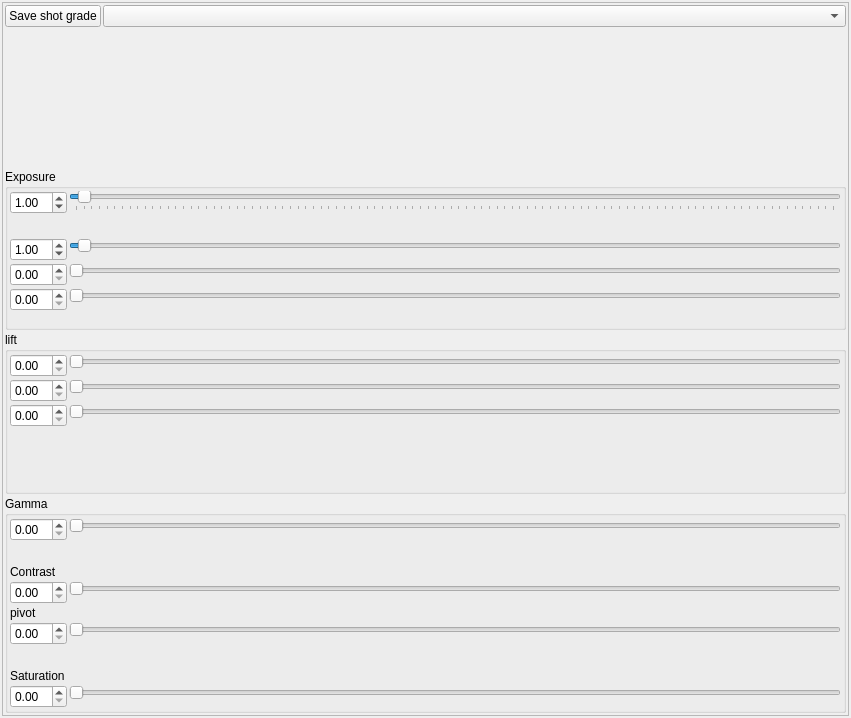
<?xml version="1.0" encoding="UTF-8"?>
<ui version="4.0">
 <class>Form</class>
 <widget class="QWidget" name="Form">
  <property name="geometry">
   <rect>
    <x>0</x>
    <y>0</y>
    <width>851</width>
    <height>718</height>
   </rect>
  </property>
  <property name="windowTitle">
   <string>Form</string>
  </property>
  <layout class="QVBoxLayout" name="verticalLayout">
   <property name="spacing">
    <number>2</number>
   </property>
   <property name="margin">
    <number>2</number>
   </property>
   <item>
    <widget class="QScrollArea" name="scrollArea">
     <property name="widgetResizable">
      <bool>true</bool>
     </property>
     <widget class="QWidget" name="scrollAreaWidgetContents">
      <property name="geometry">
       <rect>
        <x>0</x>
        <y>0</y>
        <width>845</width>
        <height>712</height>
       </rect>
      </property>
      <layout class="QVBoxLayout" name="verticalLayout_3">
       <property name="spacing">
        <number>2</number>
       </property>
       <property name="margin">
        <number>2</number>
       </property>
       <item>
        <layout class="QFormLayout" name="formLayout_7">
         <item row="0" column="0">
          <widget class="QPushButton" name="pushButton">
           <property name="text">
            <string>Save shot grade</string>
           </property>
          </widget>
         </item>
         <item row="0" column="1">
          <widget class="QComboBox" name="comboBox"/>
         </item>
        </layout>
       </item>
       <item>
        <widget class="QGroupBox" name="groupBox">
         <property name="maximumSize">
          <size>
           <width>16777215</width>
           <height>300</height>
          </size>
         </property>
         <property name="title">
          <string>Exposure</string>
         </property>
         <layout class="QFormLayout" name="formLayout">
          <property name="fieldGrowthPolicy">
           <enum>QFormLayout::AllNonFixedFieldsGrow</enum>
          </property>
          <property name="horizontalSpacing">
           <number>2</number>
          </property>
          <property name="verticalSpacing">
           <number>2</number>
          </property>
          <property name="margin">
           <number>2</number>
          </property>
          <item row="0" column="0">
           <widget class="QDoubleSpinBox" name="ExpSB">
            <property name="value">
             <double>1.000000000000000</double>
            </property>
           </widget>
          </item>
          <item row="0" column="1">
           <widget class="QSlider" name="ExpSL">
            <property name="value">
             <number>1</number>
            </property>
            <property name="orientation">
             <enum>Qt::Horizontal</enum>
            </property>
            <property name="tickPosition">
             <enum>QSlider::TicksBelow</enum>
            </property>
           </widget>
          </item>
          <item row="1" column="0">
           <spacer name="horizontalSpacer">
            <property name="orientation">
             <enum>Qt::Horizontal</enum>
            </property>
            <property name="sizeHint" stdset="0">
             <size>
              <width>40</width>
              <height>20</height>
             </size>
            </property>
           </spacer>
          </item>
          <item row="2" column="0">
           <widget class="QDoubleSpinBox" name="rExpSB">
            <property name="value">
             <double>1.000000000000000</double>
            </property>
           </widget>
          </item>
          <item row="2" column="1">
           <widget class="QSlider" name="rExpSL">
            <property name="value">
             <number>1</number>
            </property>
            <property name="orientation">
             <enum>Qt::Horizontal</enum>
            </property>
           </widget>
          </item>
          <item row="3" column="0">
           <widget class="QDoubleSpinBox" name="gExpSB"/>
          </item>
          <item row="3" column="1">
           <widget class="QSlider" name="gExpSL">
            <property name="orientation">
             <enum>Qt::Horizontal</enum>
            </property>
           </widget>
          </item>
          <item row="4" column="0">
           <widget class="QDoubleSpinBox" name="bExpSB"/>
          </item>
          <item row="4" column="1">
           <widget class="QSlider" name="bExpSL">
            <property name="orientation">
             <enum>Qt::Horizontal</enum>
            </property>
           </widget>
          </item>
         </layout>
        </widget>
       </item>
       <item>
        <widget class="QGroupBox" name="groupBox_3">
         <property name="title">
          <string>lift</string>
         </property>
         <layout class="QFormLayout" name="formLayout_2">
          <property name="horizontalSpacing">
           <number>2</number>
          </property>
          <property name="verticalSpacing">
           <number>2</number>
          </property>
          <property name="margin">
           <number>2</number>
          </property>
          <item row="0" column="0">
           <widget class="QDoubleSpinBox" name="doubleSpinBox_8"/>
          </item>
          <item row="2" column="0">
           <widget class="QDoubleSpinBox" name="doubleSpinBox_7"/>
          </item>
          <item row="4" column="0">
           <widget class="QDoubleSpinBox" name="doubleSpinBox_6"/>
          </item>
          <item row="0" column="1">
           <widget class="QSlider" name="rLvlBSL">
            <property name="orientation">
             <enum>Qt::Horizontal</enum>
            </property>
           </widget>
          </item>
          <item row="2" column="1">
           <widget class="QSlider" name="gLvlBSL">
            <property name="orientation">
             <enum>Qt::Horizontal</enum>
            </property>
           </widget>
          </item>
          <item row="4" column="1">
           <widget class="QSlider" name="bLvlBSL">
            <property name="orientation">
             <enum>Qt::Horizontal</enum>
            </property>
           </widget>
          </item>
         </layout>
        </widget>
       </item>
       <item>
        <widget class="QGroupBox" name="groupBox_2">
         <property name="title">
          <string>Gamma</string>
         </property>
         <layout class="QFormLayout" name="formLayout_5">
          <property name="fieldGrowthPolicy">
           <enum>QFormLayout::AllNonFixedFieldsGrow</enum>
          </property>
          <property name="horizontalSpacing">
           <number>2</number>
          </property>
          <property name="verticalSpacing">
           <number>2</number>
          </property>
          <property name="margin">
           <number>2</number>
          </property>
          <item row="1" column="0">
           <widget class="QDoubleSpinBox" name="doubleSpinBox_3"/>
          </item>
          <item row="1" column="1">
           <widget class="QSlider" name="gammaSL">
            <property name="orientation">
             <enum>Qt::Horizontal</enum>
            </property>
           </widget>
          </item>
          <item row="2" column="1">
           <spacer name="horizontalSpacer_2">
            <property name="orientation">
             <enum>Qt::Horizontal</enum>
            </property>
            <property name="sizeHint" stdset="0">
             <size>
              <width>40</width>
              <height>20</height>
             </size>
            </property>
           </spacer>
          </item>
          <item row="3" column="0">
           <widget class="QLabel" name="label_14">
            <property name="text">
             <string>Contrast</string>
            </property>
           </widget>
          </item>
          <item row="4" column="0">
           <widget class="QDoubleSpinBox" name="doubleSpinBox_4"/>
          </item>
          <item row="4" column="1">
           <widget class="QSlider" name="horizontalSlider_15">
            <property name="orientation">
             <enum>Qt::Horizontal</enum>
            </property>
           </widget>
          </item>
          <item row="5" column="0">
           <widget class="QLabel" name="label_17">
            <property name="text">
             <string>pivot</string>
            </property>
           </widget>
          </item>
          <item row="6" column="0">
           <widget class="QDoubleSpinBox" name="doubleSpinBox_2"/>
          </item>
          <item row="6" column="1">
           <widget class="QSlider" name="pivotSL">
            <property name="orientation">
             <enum>Qt::Horizontal</enum>
            </property>
           </widget>
          </item>
          <item row="8" column="1">
           <spacer name="horizontalSpacer_3">
            <property name="orientation">
             <enum>Qt::Horizontal</enum>
            </property>
            <property name="sizeHint" stdset="0">
             <size>
              <width>40</width>
              <height>20</height>
             </size>
            </property>
           </spacer>
          </item>
          <item row="9" column="0">
           <widget class="QLabel" name="label_16">
            <property name="text">
             <string>Saturation</string>
            </property>
           </widget>
          </item>
          <item row="10" column="0">
           <widget class="QDoubleSpinBox" name="doubleSpinBox"/>
          </item>
          <item row="10" column="1">
           <widget class="QSlider" name="satSL">
            <property name="orientation">
             <enum>Qt::Horizontal</enum>
            </property>
           </widget>
          </item>
         </layout>
        </widget>
       </item>
      </layout>
     </widget>
    </widget>
   </item>
  </layout>
 </widget>
 <resources/>
 <connections/>
</ui>
